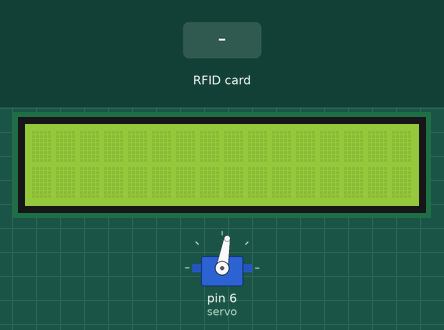
A sketch run on a simulated Arduino Uno, built with avr-gcc and run on an emulated ATmega328P. Shown: 16×2 character LCD, servo. Inputs (shaded band) come from the test bench. What the sketch prints to the serial monitor is not drawn.

Above: at 1.3 s.
1.4 s: RFID card 13 C3 73 95 held to the reader
At 3.2 s:
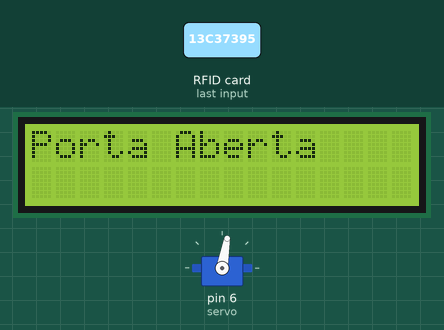
4.1 s: RFID card 13 C3 73 95 held to the reader
At 6.7 s:
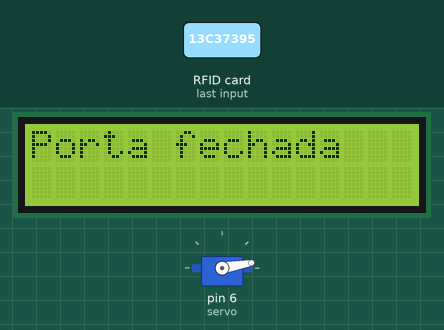
7.1 s: RFID card 5E 7A 19 C4 held to the reader
At 10.6 s:
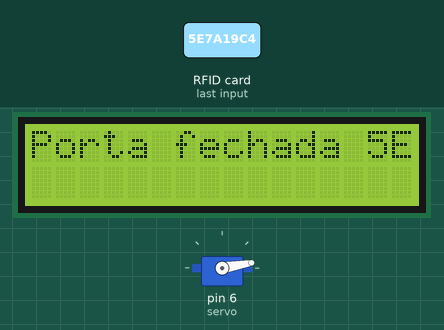
Timing chart, 0 to 12.1 s (numbered marks = the images above; inputs shaded):
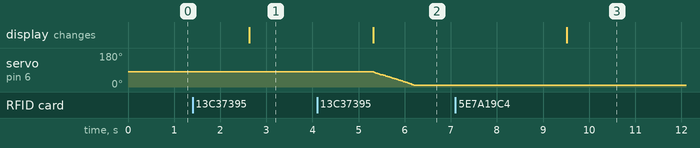

The sketch:

fechadurav2.ino
```cpp
#include <SPI.h>
#include <MFRC522.h>
//#include <Servo.h>
#include <VarSpeedServo.h>

#include <LiquidCrystal.h>

#define SS_PIN 10
#define RST_PIN 9

String UID = "13 C3 73 95";
byte lock = 0;


LiquidCrystal lcd(2,3,4,5,6,7,14);
MFRC522 rfid(SS_PIN, RST_PIN);
//Servo servo;
VarSpeedServo servo;


void setup() {
  Serial.begin(9600);

  lcd.begin(16,2);

  servo.attach(6);
  servo.write(80);

  SPI.begin();
  rfid.PCD_Init();

}

void loop() {
  if(!rfid.PICC_IsNewCardPresent())
    return;
  if(!rfid.PICC_ReadCardSerial())
    return;


  Serial.println("Lendo Cartao");

  String ID = "";

  for(byte i = 0; i < rfid.uid.size; i++){
    ID.concat(String(rfid.uid.uidByte[i] < 0x10 ? " 0" : " "));
    ID.concat(String(rfid.uid.uidByte[i], HEX));
    delay(300);
  }
  ID.toUpperCase();
  lcd.print(ID);

  if(ID.substring(1) == UID && lock == 0 ){
    Serial.println("Porta Aberta");
    lcd.clear();
    lcd.print("Porta Aberta");
    //digitalWrite(pinoRele, HIGH);
    servo.slowmove(80,50);
    //servo.write(80);
    lock = 1;

  }else if(ID.substring(1) == UID && lock ==1){
    Serial.print("Porta fechada");
    lcd.clear();
    lcd.print("Porta fechada");
    //digitalWrite(pinoRele, LOW);
    servo.slowmove(10,50);
    //servo.write(10);
    delay(3000);

    lock =0;
  }else{
    delay(2000);
  }


}
```

Measured:
- after the input at 1.4 s, the display: changes after 1.2 s (image 1)
- after the input at 4.1 s, servo on pin 6 (servo): moves from 80° to 10° over 0.86 s, starting after 1.2 s; the display: changes after 1.2 s (image 2)
- after the input at 7.1 s, the display: changes after 2.4 s (image 3)
